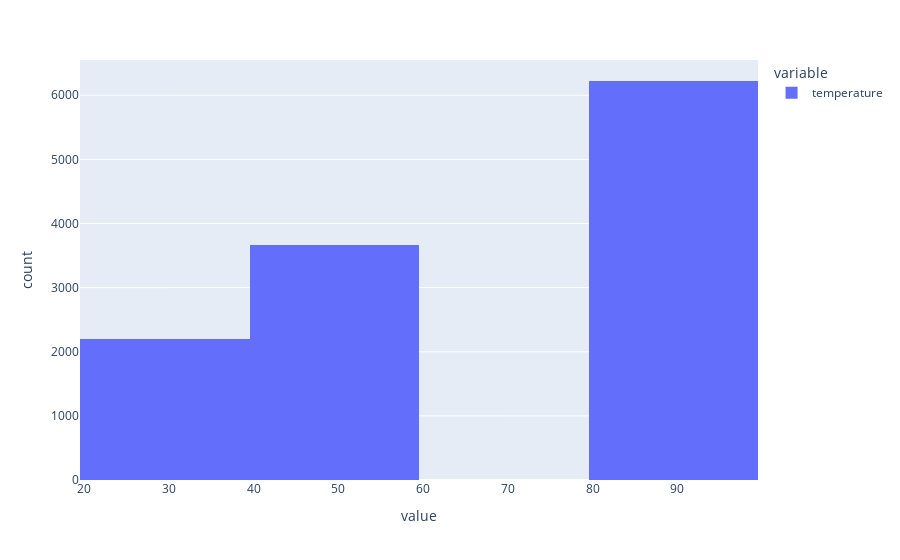

This figure's notebook cell:
### Code cell
px.histogram(final_df["temperature"])

### Figure 1 — Plotly figure (JSON) as saved in the notebook; plotly's stock layout.template omitted (floating-point values rounded to 4 significant figures; data arrays with more than 128 entries replaced by an {"elided": "..."} marker saying what was removed)
{"data": [{"alignmentgroup": "True", "bingroup": "x", "hovertemplate": "variable=temperature<br>value=%{x}<br>count=%{y}<extra></extra>", "legendgroup": "temperature", "marker": {"color": "#636efa", "pattern": {"shape": ""}}, "name": "temperature", "offsetgroup": "temperature", "orientation": "v", "showlegend": true, "type": "histogram", "x": {"elided": "12079 int values"}, "xaxis": "x", "yaxis": "y"}], "layout": {"autosize": true, "barmode": "relative", "legend": {"title": {"text": "variable"}, "tracegroupgap": 0}, "margin": {"t": 60}, "xaxis": {"anchor": "y", "autorange": true, "domain": [0, 1], "range": [19.5, 99.5], "title": {"text": "value"}, "type": "linear"}, "yaxis": {"anchor": "x", "autorange": true, "domain": [0, 1], "range": [0, 6549.0], "title": {"text": "count"}}}}
